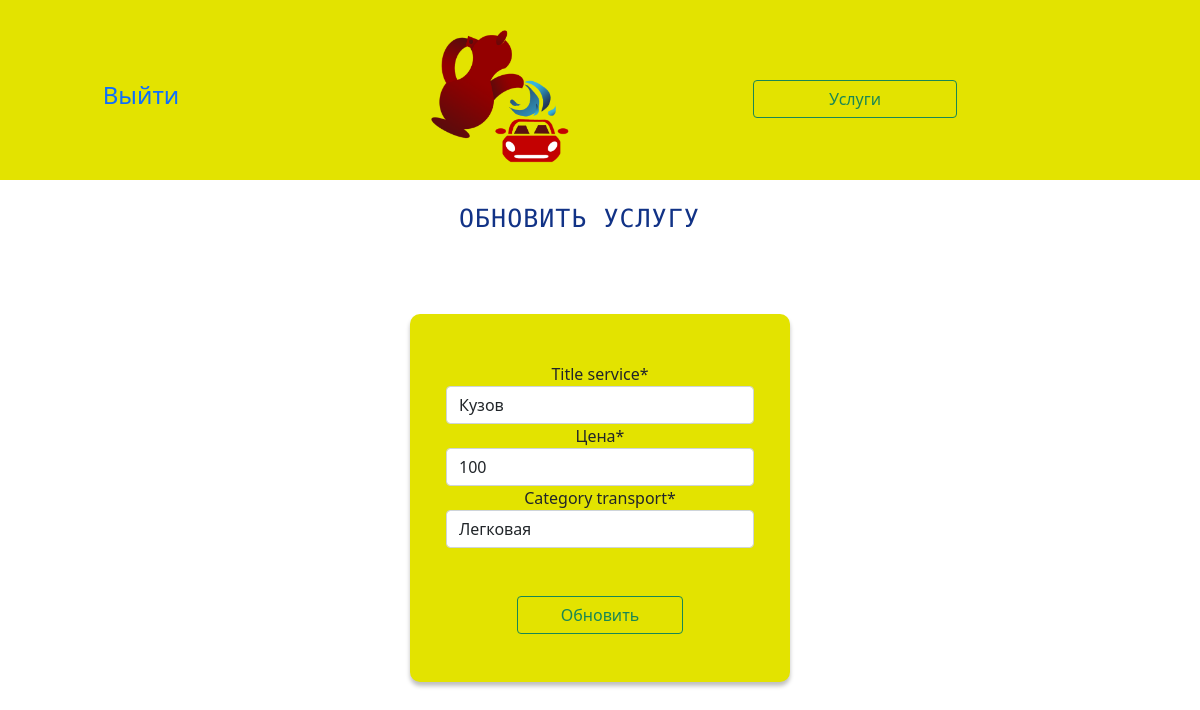
Page /1/price_update on the earlier database version.
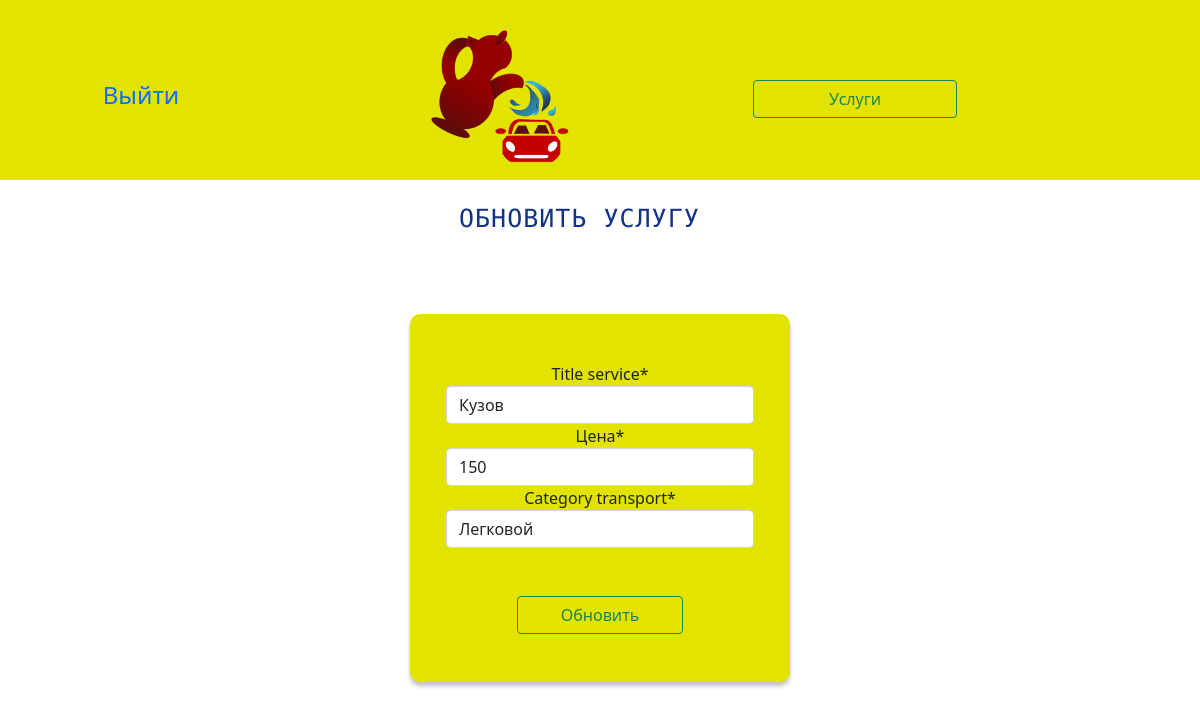
Same page on the later database version.
### kumgan/models.py (models this page shows, shortened)
class Services(models.Model):
    title_service = models.CharField(max_length=20)
    price_service = models.IntegerField(verbose_name='Цена')
    amount = models.IntegerField(default=1, verbose_name="Количество")
    category_transport = models.ForeignKey(Category_Transport,
                                           on_delete=models.CASCADE, related_name="category_transport")
    class Meta:
        verbose_name = 'Service'
        verbose_name_plural = 'Services'

### kumgan/views.py (the view)
# urls.py: path('<int:pk>/price_update', views.PriceUpdateView.as_view(), name='price_update'),
class PriceUpdateView(UpdateView):
    model = Services
    template_name = 'kumgan/price_update.html'
    form_class = ServicesUpdateForm

### kumgan/forms.py
class ServicesUpdateForm(forms.ModelForm):
    class Meta:
        model = Services
        fields = ('title_service', 'price_service', 'category_transport',)

### kumgan/models.py (called while the page is built)
    def __str__(self):
        return self.type_of_car

### kumgan/templates/kumgan/price_update.html (shortened to what this page needs)
{% extends 'kumgan/base.html' %}
{% load crispy_forms_filters %}
{% load static %}
{% load crispy_forms_tags %}
{% block title_page %}
    <span class="container">
    <div class="row text-center justify-content-center">
        <h2 class="col-3 title_of_page">Обновить Услугу</h2>
    </div>
    </span>
{% endblock title_page %}
{% block header %}
<header class="header_bg">
<span class="container">
    <div class="row text-center justify-content-center align-items-center">
        <a class="col-2" href="{% url 'kumgan:signout' %}">
        <h4>Выйти</h4> </a>
        <a href="{% url 'kumgan:home'%}" class="col-5">
           <img src="{% static 'kumgan/images/header_logo.png' %}" height="150px" alt="logo"/>
        </a>
         <a href="{% url 'kumgan:price_list' %}" type="button" class="btn btn-outline-success col-2">Услуги</a>
    </div>
</span>
</header>
{% endblock header %}
{% block content %}
    <div class="container pt-5 ">
        <div class="row justify-content-center text-center">
            <div class="col-4 border_time_date_card">
                <form class="pt-5" method="post">
                    <div class="container">
                        <div class="row justify-content-center">
                            <div class="col-12">{{ form.title_service | as_crispy_field }}</div>
                            <div class="col-12">{{ form.price_service | as_crispy_field }}</div>
                            <div class="col-12">{{ form.category_transport | as_crispy_field }}</div>
                            <button id="button_index" type="submit"
                                    class="btn btn-outline-success text-center w-50 m-5">
                                Обновить
                            </button>
                        </div>
                    </div>
                </form>
            </div>
        </div>
    </div>
{%  endblock content %}

Differences in the rows shown:
changed Services "Кузов": price_service "100" → "150"; category_transport "Легковая" → "Легковой"
